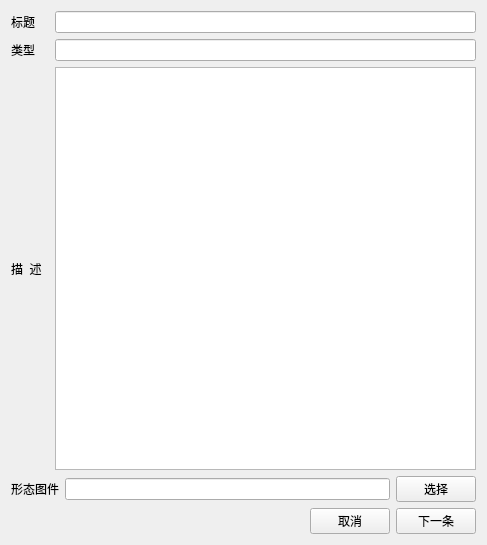
<?xml version="1.0" encoding="UTF-8"?>
<ui version="4.0">
 <class>Form</class>
 <widget class="QWidget" name="Form">
  <property name="geometry">
   <rect>
    <x>0</x>
    <y>0</y>
    <width>487</width>
    <height>545</height>
   </rect>
  </property>
  <property name="windowTitle">
   <string>Form</string>
  </property>
  <layout class="QGridLayout" name="gridLayout">
   <item row="0" column="0">
    <layout class="QHBoxLayout" name="horizontalLayout">
     <item>
      <widget class="QLabel" name="label">
       <property name="text">
        <string>标题    </string>
       </property>
      </widget>
     </item>
     <item>
      <widget class="QLineEdit" name="lineEdit"/>
     </item>
    </layout>
   </item>
   <item row="1" column="0">
    <layout class="QHBoxLayout" name="horizontalLayout_2">
     <item>
      <widget class="QLabel" name="label_2">
       <property name="text">
        <string>类型    </string>
       </property>
      </widget>
     </item>
     <item>
      <widget class="QLineEdit" name="lineEdit_2"/>
     </item>
    </layout>
   </item>
   <item row="2" column="0">
    <layout class="QHBoxLayout" name="horizontalLayout_4">
     <item>
      <widget class="QLabel" name="label_4">
       <property name="text">
        <string>描  述  </string>
       </property>
      </widget>
     </item>
     <item>
      <widget class="QTextEdit" name="textEdit_2"/>
     </item>
    </layout>
   </item>
   <item row="4" column="0">
    <layout class="QHBoxLayout" name="horizontalLayout_6">
     <item>
      <spacer name="horizontalSpacer">
       <property name="orientation">
        <enum>Qt::Horizontal</enum>
       </property>
       <property name="sizeHint" stdset="0">
        <size>
         <width>40</width>
         <height>20</height>
        </size>
       </property>
      </spacer>
     </item>
     <item>
      <widget class="QPushButton" name="pushButton_3">
       <property name="text">
        <string>取消</string>
       </property>
      </widget>
     </item>
     <item>
      <widget class="QPushButton" name="pushButton_2">
       <property name="text">
        <string>下一条</string>
       </property>
      </widget>
     </item>
    </layout>
   </item>
   <item row="3" column="0">
    <layout class="QHBoxLayout" name="horizontalLayout_5">
     <item>
      <widget class="QLabel" name="label_5">
       <property name="text">
        <string>形态图件</string>
       </property>
      </widget>
     </item>
     <item>
      <widget class="QLineEdit" name="lineEdit_5"/>
     </item>
     <item>
      <widget class="QPushButton" name="pushButton">
       <property name="text">
        <string>选择</string>
       </property>
      </widget>
     </item>
    </layout>
   </item>
  </layout>
 </widget>
 <resources/>
 <connections/>
</ui>
